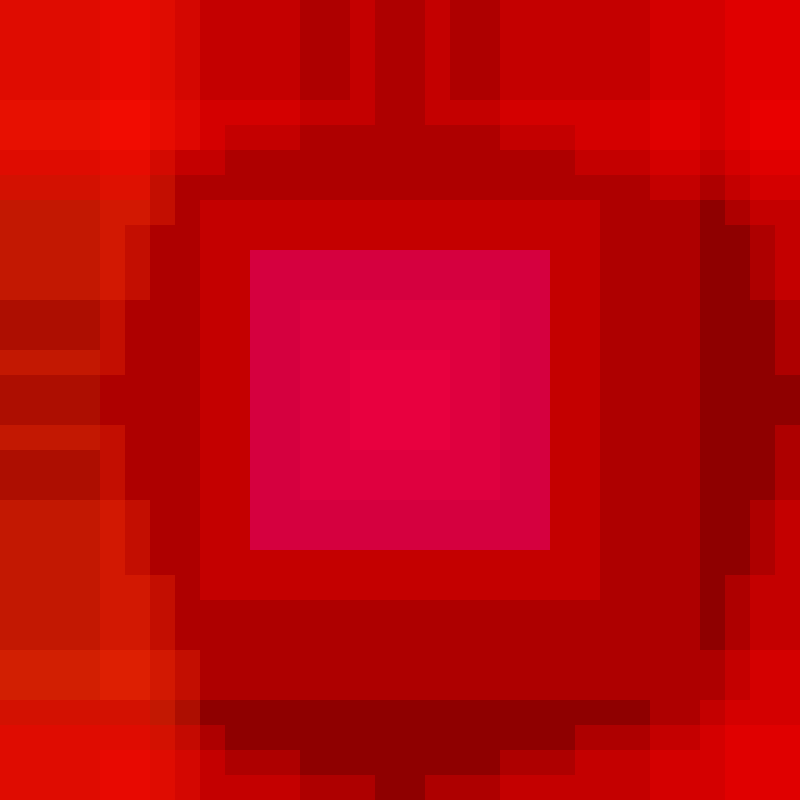
Frame 1 (no input)
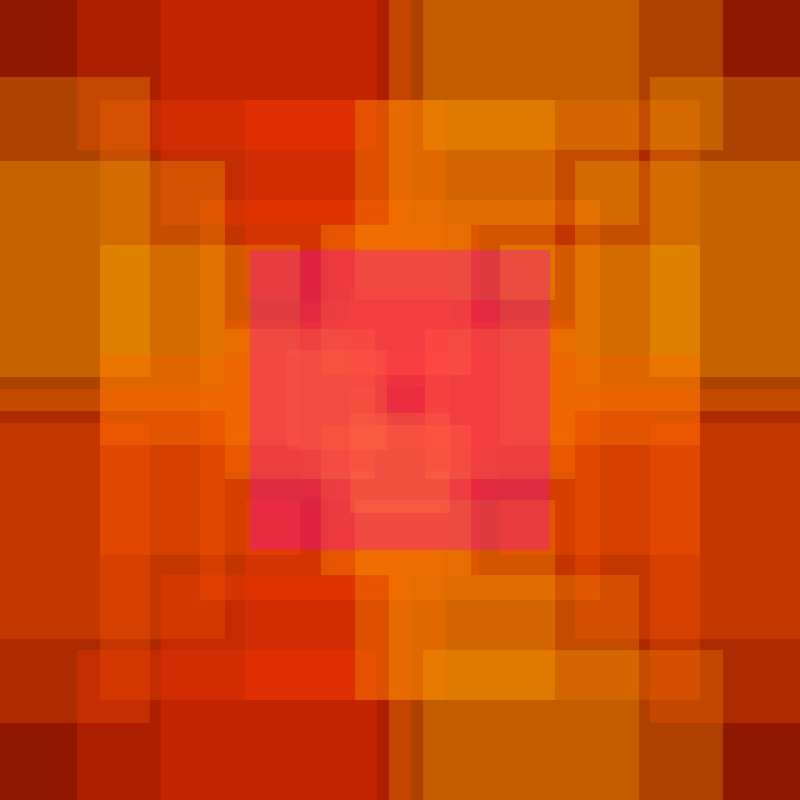
Frame 60 (the mouse pressed at the canvas centre just before this capture)
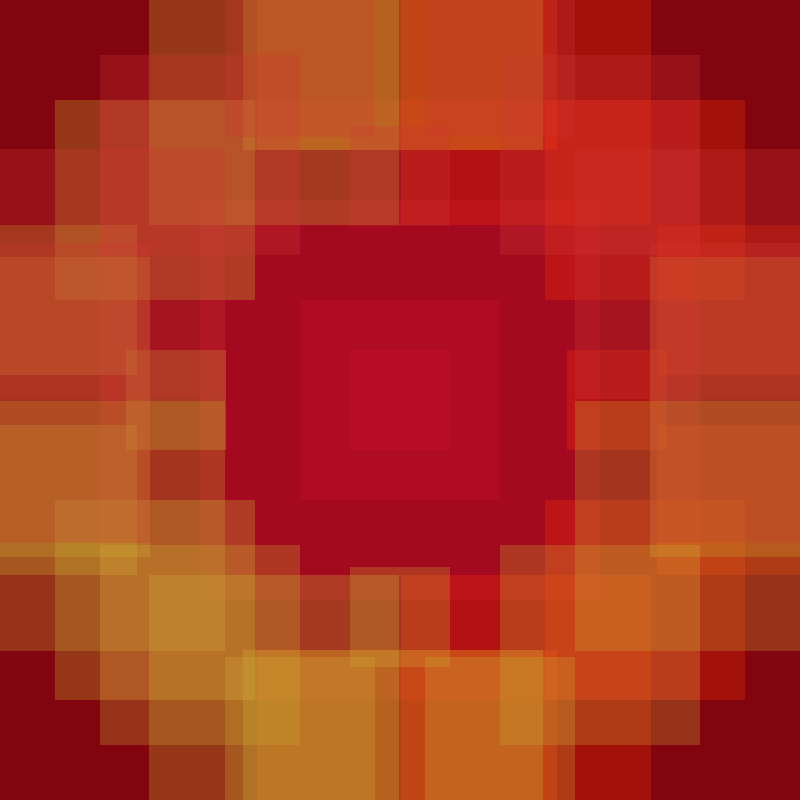
Frame 120 (the mouse held since frame 60 and released just before this capture)

The Processing sketch that drew these frames (run headless with seeded random() and noise(); from frame 60 on, the mouse is pressed at the canvas centre):

// Processing sketch: SS03_Shuhei
// ── SS03_Shuhei.pde
//BOX//
//Shuhei Matsuyama | 09-26-2017//
//Left X
int x = 50;
int x1 = 50;
int x2 = 50;
int x3 = 50;
int x4 = 50;
int x5 = 50;
int state =0;
int state1 =0;
int state2 =0;
int state3 =0;
int state4 =0;
int state5 =0;

//Right X
int rx = 850;
int rx1 = 850;
int rx2 = 850;
int rx3 = 850;
int rx4 = 850;
int rx5 = 850;
int stateR =0;
int stateR1 =0;
int stateR2 =0;
int stateR3 =0;
int stateR4 =0;
int stateR5 =0;

//TOP
int y = 400;
int xc =400;
int yt0 = 50;
int yt1 = 50;
int yt2 = 50;
int yt3 = 50;
int yt4 = 50;
int yt5 = 50;
int stateyt0 =0;
int stateyt1 =0;
int stateyt2 =0;
int stateyt3 =0;
int stateyt4 =0;
int stateyt5 =0;
//Bottom
int yb0 = 850;
int yb1 = 850;
int yb2 = 850;
int yb3 = 850;
int yb4 = 850;
int yb5 = 850;
int stateyb0 =0;
int stateyb1 =0;
int stateyb2 =0;
int stateyb3 =0;
int stateyb4 =0;
int stateyb5 =0;

int speed = 7;

float ColoR = 255;
float ColoB=0;
float ColoG;
float ColoG1;
float ColoG2;
float ColoG3;



void setup() {
  size(800, 800);
  rectMode(CENTER);
  frameRate(30);
}

void draw() {
  background(100, 0, 0);
  /*stroke(255,0,0);
   strokeWeight(5);
   line(400,0,400,800);
   line(0,400,800,400);*/
  noStroke();
  fill(ColoR, ColoG, ColoB, 70);
  rect(400, 400, 800, 800);
  rect(400, 400, 600, 600);
  rect(400, 400, 400, 400);
  rect(400, 400, 200, 200);
  rect(400, 400, 100, 100);
  fill(250, 50, 5, 70);
  rect(x, y, 100, 100);
  rect(x1, y+100, 150, 150);
  rect(x1, y-100, 150, 150);
  rect(x2, y+200, 200, 200);
  rect(x2, y-200, 200, 200);
  rect(x3, y+300, 250, 250);
  rect(x3, y-300, 250, 250);
  rect(x4, y+400, 300, 300);
  rect(x4, y-400, 300, 300);
  //Right
  fill(ColoR, ColoG1, ColoB, 70);
  rect(rx, y, 100, 100);
  rect(rx1, y+100, 150, 150);
  rect(rx1, y-100, 150, 150);
  rect(rx2, y+200, 200, 200);
  rect(rx2, y-200, 200, 200);
  rect(rx3, y+300, 250, 250);
  rect(rx3, y-300, 250, 250);
  rect(rx4, y+400, 300, 300);
  rect(rx4, y-400, 300, 300);
  //Top
  fill(ColoR, ColoG2, ColoB, 70);
  rect(xc, yt0, 100, 100);
  rect(xc+100, yt1, 150, 150);
  rect(xc-100, yt1, 150, 150);
  rect(xc+200, yt2, 200, 200);
  rect(xc-200, yt2, 200, 200);
  rect(xc+300, yt3, 250, 250);
  rect(xc-300, yt3, 250, 250);
  rect(xc+400, yt4, 300, 300);
  rect(xc-400, yt4, 300, 300);
  //Bottom
  fill(ColoR, ColoG3, ColoB, 70);
  rect(xc, yb0, 100, 100);
  rect(xc+100, yb1, 150, 150);
  rect(xc-100, yb1, 150, 150);
  rect(xc+200, yb2, 200, 200);
  rect(xc-200, yb2, 200, 200);
  rect(xc+300, yb3, 250, 250);
  rect(xc-300, yb3, 250, 250);
  rect(xc+400, yb4, 300, 300);
  rect(xc-400, yb4, 300, 300);

  if (state == 0) {
    x = x + speed;
    if (x > width-50) {
      x = width -50;
      state = 1;
    }
  }
  if (state == 1) {
    x = x + speed*-1;
    if (x<50) {
      x=50;
      state = 0;
    }
  }
  if (state1 == 0) {
    x1 = x1 + (speed-1);
    if (x1 > width-50) {
      x1 = width -50;
      state1 = 1;
    }
  }
  if (state1 == 1) {
    x1 = x1 + (speed-1)*-1;
    if (x1<50) {
      x1=50;
      state1 = 0;
    }
  }
  if (state2 == 0) {
    x2 = x2 + (speed-2);
    if (x2 > width-50) {
      x2 = width -50;
      state2 = 1;
    }
  }
  if (state2 == 1) {
    x2 = x2 + (speed-2)*-1;
    if (x2<50) {
      x2=50;
      state2 = 0;
    }
  }
  if (state3 == 0) {
    x3 = x3 + (speed-3);
    if (x3 > width-50) {
      x3 = width -50;
      state3 = 1;
    }
  }
  if (state3 == 1) {
    x3 = x3 + (speed-3)*-1;
    if (x3<50) {
      x3=50;
      state3 = 0;
    }
  }
  if (state4 == 0) {
    x4 = x4 + (speed-4);
    if (x4 > width-50) {
      x4 = width -50;
      state4 = 1;
    }
  }
  if (state4 == 1) {
    x4 = x4 + (speed-4)*-1;
    if (x4<50) {
      x4=50;
      state4 = 0;
    }
  }

  //Right
  if (stateR == 0) {
    rx = rx + speed;
    if (rx > width-50) {
      rx = width -50;
      stateR = 1;
    }
  }
  if (stateR == 1) {
    rx = rx + speed*-1;
    if (rx<50) {
      rx=50;
      stateR = 0;
    }
  }
  if (stateR1 == 0) {
    rx1 = rx1 + (speed-1);
    if (rx1 > width-50) {
      rx1 = width -50;
      stateR1 = 1;
    }
  }
  if (stateR1 == 1) {
    rx1 = rx1 + (speed-1)*-1;
    if (rx1<50) {
      rx1=50;
      stateR1 = 0;
    }
  }
  if (stateR2 == 0) {
    rx2 = rx2 + (speed-2);
    if (rx2 > width-50) {
      rx2 = width -50;
      stateR2 = 1;
    }
  }
  if (stateR2 == 1) {
    rx2 = rx2 + (speed-2)*-1;
    if (rx2<50) {
      rx2=50;
      stateR2 = 0;
    }
  }
  if (stateR3 == 0) {
    rx3 = rx3 + (speed-3);
    if (rx3 > width-50) {
      rx3 = width -50;
      stateR3 = 1;
    }
  }
  if (stateR3 == 1) {
    rx3 = rx3 + (speed-3)*-1;
    if (rx3<50) {
      rx3=50;
      stateR3 = 0;
    }
  }
  if (stateR4 == 0) {
    rx4 = rx4 + (speed-4);
    if (rx4 > width-50) {
      rx4 = width -50;
      stateR4 = 1;
    }
  }
  if (stateR4 == 1) {
    rx4 = rx4 + (speed-4)*-1;
    if (rx4<50) {
      rx4=50;
      stateR4 = 0;
    }
  }
  //Top
  if (stateyt0 == 0) {
    yt0 = yt0 + speed;
    if (yt0 > height-50) {
      yt0 = height -50;
      stateyt0 = 1;
    }
  }
  if (stateyt0 == 1) {
    yt0 = yt0 + speed*-1;
    if (yt0<50) {
      yt0=50;
      stateyt0 = 0;
    }
  }
  if (stateyt1 == 0) {
    yt1 = yt1 + (speed-1);
    if (yt1 > height-50) {
      yt1 = height -50;
      stateyt1 = 1;
    }
  }
  if (stateyt1 == 1) {
    yt1 = yt1 + (speed-1)*-1;
    if (yt1<50) {
      yt1=50;
      stateyt1 = 0;
    }
  }
  if (stateyt2 == 0) {
    yt2 = yt2 + (speed-2);
    if (yt2 > height-50) {
      yt2 = height -50;
      stateyt2 = 1;
    }
  }
  if (stateyt2 == 1) {
    yt2 = yt2 + (speed-2)*-1;
    if (yt2<50) {
      yt2=50;
      stateyt2 = 0;
    }
  }
  if (stateyt3 == 0) {
    yt3 = yt3 + (speed-3);
    if (yt3 > height-50) {
      yt3 = height -50;
      stateyt3 = 1;
    }
  }
  if (stateyt3 == 1) {
    yt3 = yt3 + (speed-3)*-1;
    if (yt3<50) {
      yt3=50;
      stateyt3 = 0;
    }
  }
  if (stateyt4 == 0) {
    yt4 = yt4 + (speed-4);
    if (yt4 > height-50) {
      yt4 = height -50;
      stateyt4 = 1;
    }
  }
  if (stateyt4 == 1) {
    yt4 = yt4 + (speed-4)*-1;
    if (yt4<50) {
      yt4=50;
      stateyt4 = 0;
    }
  }
  //Bottom
  if (stateyb0 == 0) {
    yb0 = yb0 + speed;
    if (yb0 > height-50) {
      yb0 = height -50;
      stateyb0 = 1;
    }
  }
  if (stateyb0 == 1) {
    yb0 = yb0 + speed*-1;
    if (yb0<50) {
      yb0=50;
      stateyb0 = 0;
    }
  }
  if (stateyb1 == 0) {
    yb1 = yb1 + (speed-1);
    if (yb1 > height-50) {
      yb1 = height -50;
      stateyb1 = 1;
    }
  }
  if (stateyb1 == 1) {
    yb1 = yb1 + (speed-1)*-1;
    if (yb1<50) {
      yb1=50;
      stateyb1 = 0;
    }
  }
  if (stateyb2 == 0) {
    yb2 = yb2 + (speed-2);
    if (yb2 > height-50) {
      yb2 = height -50;
      stateyb2 = 1;
    }
  }
  if (stateyb2 == 1) {
    yb2 = yb2 + (speed-2)*-1;
    if (yb2<50) {
      yb2=50;
      stateyb2 = 0;
    }
  }
  if (stateyb3 == 0) {
    yb3 = yb3 + (speed-3);
    if (yb3 > height-50) {
      yb3 = height -50;
      stateyb3 = 1;
    }
  }
  if (stateyb3 == 1) {
    yb3 = yb3 + (speed-3)*-1;
    if (yb3<50) {
      yb3=50;
      stateyb3 = 0;
    }
  }
  if (stateyb4 == 0) {
    yb4 = yb4 + (speed-4);
    if (yb4 > height-50) {
      yb4 = height -50;
      stateyb4 = 1;
    }
  }
  if (stateyb4 == 1) {
    yb4 = yb4 + (speed-4)*-1;
    if (yb4<50) {
      yb4=50;
      stateyb4 = 0;
    }
  }
  //mouse
  if (mouseX<400 && mouseY <400) {
    fill(250, 00, 200, 80);
    rect(400, 400, 300, 300);
  }
  if (mouseX>400 && mouseY <400) {
    fill(200, 00, 250, 80);
    rect(400, 400, 400, 400);
  }
  if (mouseX<400 && mouseY >400) {
    fill(250, 250, 200, 80);
    rect(400, 400, 500, 500);
  }
  if (mouseX>400 && mouseY >400) {
    fill(200, 200, 250, 50);
    rect(400, 400, 600, 600);
  }
  ColoG = random(1,100);
  ColoG1 = random(150,200);
  ColoG2= random(150,200);
  ColoG3 = random(0,100);
}
void mousePressed() {
  if (ColoR>0 || ColoB<255) {
    ColoR = ColoR -50;
    ColoB = ColoB +50;
  } else {
    ColoR=255;
    ColoB=255;
  }
}
